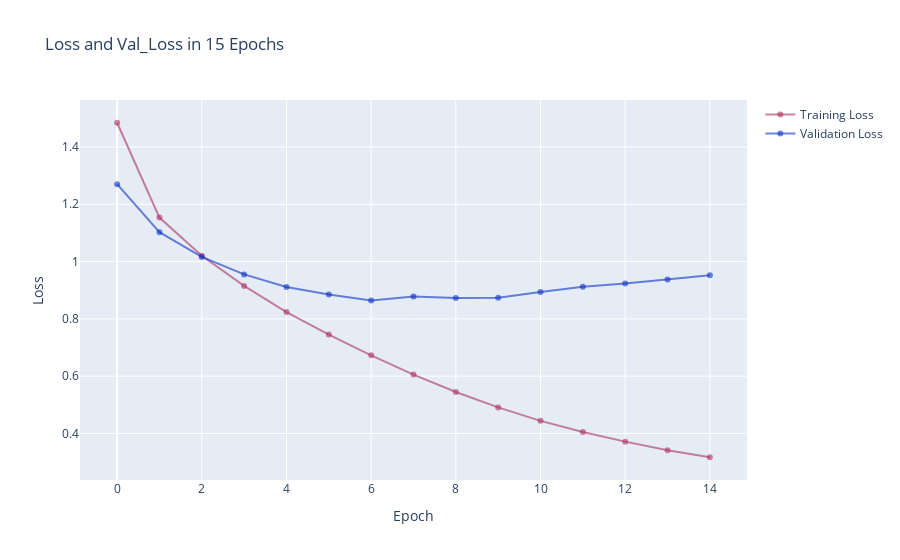

Source (notebook cell):
### Code cell
trace1 = go.Scatter(
    y=history.history['loss'],
    name = "Training Loss",
    marker=dict(color='rgba(171, 50, 96, 0.6)'))
trace2 = go.Scatter(
    y=history.history['val_loss'],
    name = "Validation Loss",
    marker=dict(color='rgba(12, 50, 196, 0.6)'))

data = [trace1, trace2]
layout = go.Layout(title='Loss and Val_Loss in 15 Epochs',
                   xaxis=dict(title='Epoch'),
                   yaxis=dict( title='Loss'),
)
fig = go.Figure(data=data, layout=layout)
iplot(fig, config={'showLink': True})

### Figure 1 — Plotly figure (JSON) as saved in the notebook; plotly's stock layout.template omitted (floating-point values rounded to 4 significant figures)
{"data": [{"marker": {"color": "rgba(171, 50, 96, 0.6)"}, "y": [1.484, 1.153, 1.02, 0.9151, 0.8238, 0.7452, 0.6729, 0.6055, 0.5448, 0.4911, 0.4441, 0.4051, 0.3716, 0.3412, 0.3171], "type": "scatter", "name": "Training Loss"}, {"marker": {"color": "rgba(12, 50, 196, 0.6)"}, "y": [1.27, 1.103, 1.016, 0.9552, 0.9115, 0.8853, 0.8644, 0.8781, 0.8729, 0.874, 0.8934, 0.9118, 0.9235, 0.9373, 0.952], "type": "scatter", "name": "Validation Loss"}], "layout": {"yaxis": {"title": {"text": "Loss"}}, "xaxis": {"title": {"text": "Epoch"}}, "title": {"text": "Loss and Val_Loss in 15 Epochs"}}}
